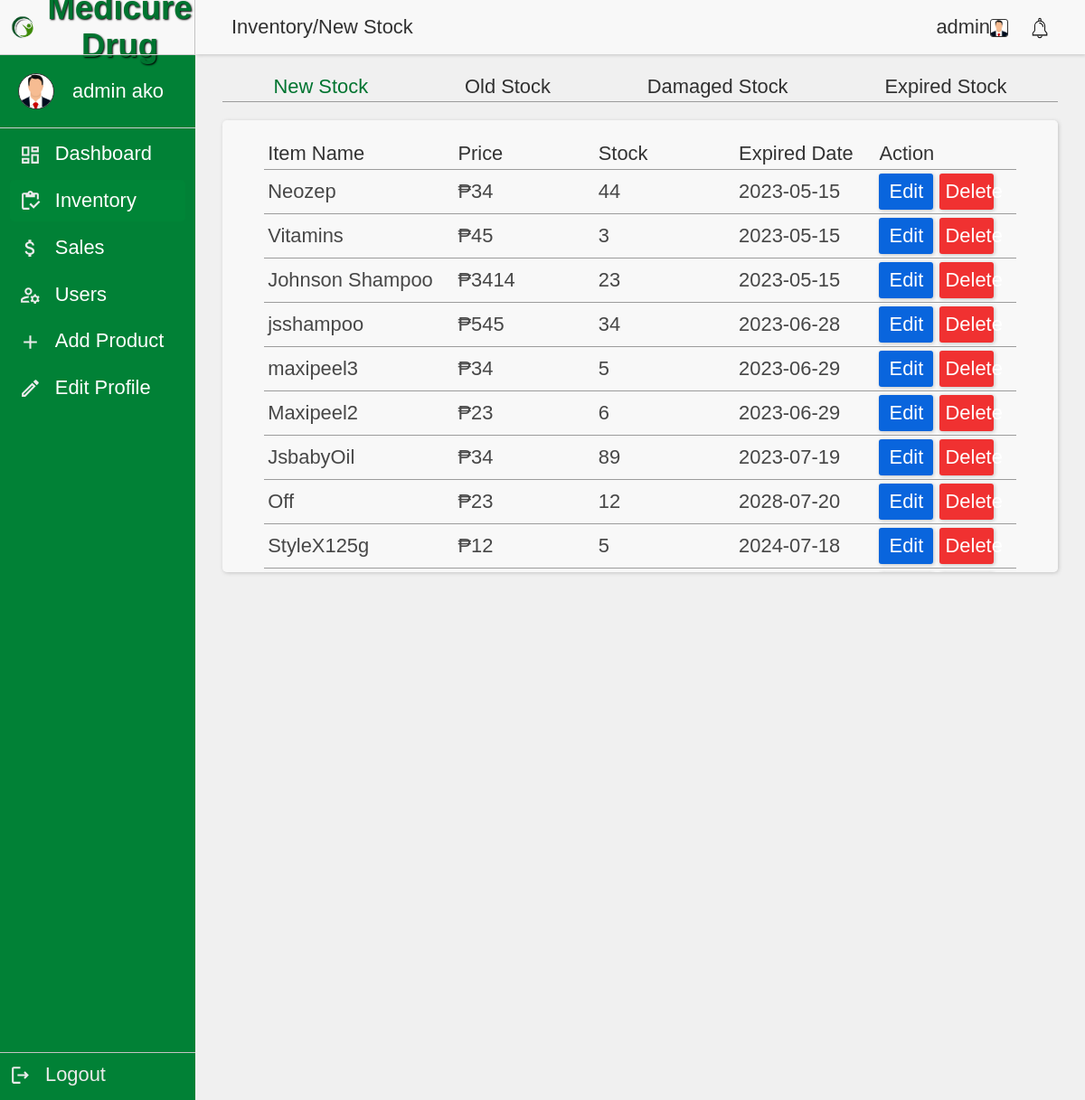
/pages/admin_pages/inventory.php (signed in), run on the app's committed database.
### tables this page shows
CREATE TABLE `signup` (
  `userId` int(11) NOT NULL,
  `userProfile` varchar(255) NOT NULL,
  `firstName` varchar(100) NOT NULL,
  `lastName` varchar(100) NOT NULL,
  `email` varchar(255) NOT NULL,
  `password` varchar(255) NOT NULL,
  `gender` enum('f','m','o') NOT NULL,
  `age` int(11) NOT NULL,
  `contact` bigint(11) NOT NULL,
  `role` varchar(100) NOT NULL
);

CREATE TABLE `product` (
  `productId` int(11) NOT NULL,
  `productName` varchar(255) NOT NULL,
  `productExpired` varchar(100) NOT NULL,
  `productQty` int(11) NOT NULL,
  `productType` enum('m','p') NOT NULL,
  `productImg` varchar(255) NOT NULL,
  `productPrice` int(11) NOT NULL,
  `productDescription` text NOT NULL,
  `stockType` enum('n','o','d','e') NOT NULL,
  `productSold` int(11) NOT NULL,
  `notificationType` enum('r','nr') NOT NULL
);

### pages/admin_pages/inventory.php (called while the page is built)
<?php
include './newStock.php';

### pages/admin_pages/newStock.php (the view, shortened to what this page needs)
<?php session_start();
include '../connect.php';
$sql = "SELECT * FROM product WHERE stockType = 'n' ";
$result = mysqli_query($conn, $sql);
$userProf = $_SESSION['user'];
$sql6 = "SELECT * FROM signup WHERE email = '$userProf'";
$result6 = mysqli_query($conn, $sql6);
$userProfile = mysqli_num_rows($result6);
$row6 = mysqli_fetch_assoc($result6);
if (isset($_SESSION["user"])) {
   $user = $_SESSION['user'];
   $sql2 = "SELECT * FROM signUp WHERE email = '$user'";
   $result2 = mysqli_query($conn, $sql2);
   $row2 = mysqli_fetch_assoc($result2);
   $userProfile = $row2['userProfile'];
}
?>
<!DOCTYPE html>
<html lang="en">
<head>
   <link rel='stylesheet' href='https://cdn-uicons.flaticon.com/uicons-regular-rounded/css/uicons-regular-rounded.css'>
   <link rel="stylesheet" href="../../style/navbar.css" />
   <link rel="stylesheet" href="../../style/sidenav.css" />
   <link rel="stylesheet" href="../../style/inventory.css" />
</head>
<body>
   <div class="admin-box">
      <div class="brand">
         <img src="../../images/sample logo.png" alt="no image" />
         <a href="../../index.php">Medicure Drug</a>
      </div>
      <div class="profile-pic">
         <img src="<?php echo '../../profile/' . $row6['userProfile']; ?>" alt='<?php echo "profile"; ?>' class="user-image">
         <div>
            <?php echo $_SESSION['firstname'] . ' ' . $_SESSION['lastname']; ?>
         </div>
      </div>
      <a href="../profile.php" class="box dashboard">
         <div style="color: white;"><img src="../../assets/dashboard.svg" alt="dashboard" width="25px"></div>
         <div> Dashboard</div>
      </a>
      <a href="./inventory.php" class="box stock">
         <div><img src="../../assets/inventory.svg" alt="dashboard" width="25px"></div>
         <div>Inventory</div>
      </a>
      <a href="./sales.php" class="box sales">
         <div><img src="../../assets/sales.svg" alt="dashboard" width="25px"></div>
         <div>Sales</div>
      </a>
      <a href="./manageAccount.php" class="box manage-account">
         <div><img src="../../assets/manageUsers.svg" alt="dashboard" width="25px"></div>
         <div>Users</div>
      </a>
      <a href="./addMedicine.php" class="box add-medicine">
         <div><img src="../../assets/addProduct.svg" alt="dashboard" width="25px"></div>
         <div>Add Product</div>
      </a>
      <a href="../editProfile.php" class="box edit-profile">
         <div><img src="../../assets/editProfile.svg" alt="dashboard" width="25px"></div>
         <div>Edit Profile</div>
      </a>
      <a href="../logout.php" class="box logout">
         <div><img src="../../assets/logout.svg" alt="dashboard" width="25px"></div>
         <div>Logout</div>
      </a>
   </div>
   <div class="content-container">
      <nav>
         <div class="head-title">Inventory/New Stock</div>
         <ul>
            <li><a href="../profile.php"><?php echo $_SESSION['firstname']; ?><img src='../../profile/<?php echo $userProfile ?>' alt='User Profile' class='user-profile' /></a></li>
            <li>
                    <div class="notif">
                        <img src="../../assets/notif.svg" alt="home" width="20px" id="notifShow" onclick="loadDoc()">
    </div>
    </li>
   </ul>
   </nav>
   <div class="inventory-content">
      <div class="stock-links">
         <a href="./newStock.php">New Stock</a>
         <a href="./oldStock.php">Old Stock</a>
         <a href="./damagedStock.php">Damaged Stock</a>
         <a href="./expiredStock.php">Expired Stock</a>
      </div>
      <div class="table-container">
         <table>
            <tr>
               <th>Item Name</th>
               <th>Price</th>
               <th>Stock</th>
               <th>Expired Date</th>
               <th>Action</th>
            </tr>
            <?php if (mysqli_num_rows($result) > 0) : ?>
               <?php while ($rows = mysqli_fetch_assoc($result)) : ?>
                  <?php if (date('Y-m-d') != $rows['productExpired']) { ?>
                     <tr>
                        <td>
                           <?php echo $rows['productName']; ?>
                        </td>
                        <td>
                           <?php echo '₱' . $rows['productPrice']; ?>
                        </td>
                        <td>
                           <?php echo $rows['productQty']; ?>
                        </td>
                        <td>
                           <?php echo $rows['productExpired']; ?>
                        </td>
                        <td>
                           <a href="../validation/updateInventory.php?updateId=<?php echo $rows['productId']; ?>" class="btn btn-primary">Edit</a>
                           <a href="./delete_medicine.php?deleteId=<?php echo $rows['productId']; ?>" class="btn-danger">Delete</a>
                        </td>
                     </tr>
                  <?php } else {
                     $productId = $rows['productId'];
                     $sql = "UPDATE product SET stockType = 'e', notificationType = 'nr' WHERE productId = $productId";
                     mysqli_query($conn, $sql);
                  }
                  ?>
               <?php endwhile; ?>
            <?php endif; ?>
         </table>
      </div>
   </div>
   </div>
</body>
</html>

### style/navbar.css (style rules this page uses)
:root { --primary-color: #018136; --primarys-color: #4ac29025; --black-color: #000; --white-color: #f0f0f0; --bg-shadow: #686868; }
* { font-size: 1.8vh; font-family: "Franklin Gothic Medium", "Arial Narrow", Arial, sans-serif; font-weight: 100; }
.user-profile { width: 20px !important; vertical-align: middle !important; background-color: #fff !important; border-radius: 3px !important; border: 1px solid #313131 !important; }
nav { cursor: pointer; height: 60px; display: flex; flex-wrap: wrap; justify-content: space-around; align-items: center; background-color: transparent; box-shadow: 0px 0px 4px var(--bg-shadow); width: 100%; }
nav ul { width: 28%; height: 40px; display: flex; align-items: center; justify-content: center; gap: 25px; }
nav ul li { list-style: none; text-decoration: none; color: var(--white-color); transition: 0.3s ease; position: relative; }
nav ul li a { color: #313131; text-decoration: none; border-radius: 3px; }
nav ul li::after { content: ""; width: 100%; height: 1px; background: var(--primary-color); position: absolute; bottom: -4px; left: 0; transform: scaleX(0); transform-origin: left; transition: 0.3s ease-in-out; }

### style/sidenav.css (style rules this page uses)
:root { --primary-color: #007430; --black-color: #000; --white-color: #fff; --bg-shadow: #6d6d6d; }
* { font-size: 1.8vh; }
.content-container { width: 82%; height: 100vh; }
body { background-color: #f0f0f0; }
nav { width: 100%; background-color: #f8f8f8 !important; align-items: center; justify-content: space-between !important; margin-inline: auto; padding-inline: 40px; color: #313131; box-shadow: 1px 1px 4px #c3c3c3 !important; }
nav ul { height: 0; width: auto !important; align-items: center; }
nav ul li a { color: #313131 !important; }
.brand { display: flex; align-items: center; width: 100%; height: 60px; border-right: 1px solid #c3c3c3; background-color: #f8f8f8; }
.brand img { width: 50px; }
.brand a { color: var(--primary-color); text-shadow: 1px 1px 2px var(--black-color); text-decoration: none; font-size: 3vh; font-weight: bold; text-align: center; }
.admin-box { position: relative; display: flex; flex-direction: column; align-items: center; width: 18%; height: 100vh; color: #fff !important; background-color: #018136; font-size: 2vh; }
.profile-pic { display: flex; align-items: center; width: 100%; font-size: 2vh !important; gap: 20px; margin-bottom: 5px; border-block: 1px solid #ccc; color: inherit; padding: 20px; }
.profile-pic .user-image { width: 40px; border-radius: 50%; border: #313131 solid 1px; background-color: #fff; }
.admin-box .box { display: flex; text-align: center; width: 90%; align-items: center; padding: 10px; text-decoration: none; color: inherit; margin-bottom: 5px; gap: 15px; }
.admin-box .box:last-child { border-top: #c3c3c3 1px solid; position: absolute; bottom: 0; color: #ebebeb; width: 100%; }
.user-profile { width: 20px; vertical-align: middle; border: 1px solid #303030; border-radius: 5px; }
img { vertical-align: middle; }
.notif { position: relative; cursor: pointer; }
.head-title { color: #313131 !important; }
.inventory-content { padding: 20px 30px; width: 100%; height: 100vh; }
table { border-collapse: collapse; width: 90%; color: var(--text-color); cursor: pointer; border-radius: 5px; overflow: hidden; font-size: 2vh; margin-inline: auto; }
table th { padding-top: 12px; padding-bottom: 12px; text-align: left; color: #333; }
table td, table th { border-bottom: 1px solid #9c9c9c; padding: 4px; margin-inline:auto; width: 15%; }
.stock-links { display: flex; width: 100%; justify-content: space-around; padding: 3px; text-decoration: none; border-bottom: 1px solid #9c9c9c; margin-bottom: 20px; color: #cfcfcf; }
.stock-links > a { color: #303030; }
div.table-container { background-color: #f8f8f8; box-shadow: 1px 1px 4px #c3c3c3 !important; border-radius: 5px; padding: 20px 0px; height: 500px; overflow-y: scroll; }

### style/inventory.css (style rules this page uses)
:root { --primary-color: #007430; --text-color: #474747; --black-color: #000; --white-color: #fff; --bg-shadow: 1px 1px 4px #6d6d6d; }
* { font-family: "Franklin Gothic Medium", "Arial Narrow", Arial, sans-serif; box-sizing: border-box; margin: 0; padding: 0; }
body, html { width: 100%; height: 100vh; display: flex; overflow: hidden; }
a { text-decoration: none; }
.stock-links > a:nth-child(1) { color: var(--primary-color); }
.btn-primary { margin-inline: auto; }
.admin-box .stock { background-color: #008537; border-radius: 5px; }

### data on the page
signup: userProfile (picture)
product: productName "Neozep", productPrice "34", productQty "44", productExpired "2023-05-15"
product: productName "Vitamins", productPrice "45", productQty "3", productExpired "2023-05-15"
product: productName "Johnson Shampoo", productPrice "3414", productQty "23", productExpired "2023-05-15"
product: productName "jsshampoo", productPrice "545", productQty "34", productExpired "2023-06-28"
product: productName "maxipeel3", productPrice "34", productQty "5", productExpired "2023-06-29"
product: productName "Maxipeel2", productPrice "23", productQty "6", productExpired "2023-06-29"
product: productName "JsbabyOil", productPrice "34", productQty "89", productExpired "2023-07-19"
product: productName "Off", productPrice "23", productQty "12", productExpired "2028-07-20"
product: productName "StyleX125g", productPrice "12", productQty "5", productExpired "2024-07-18"

### other printed values
$_SESSION['firstname'] "admin"
$_SESSION['lastname'] "ako"
